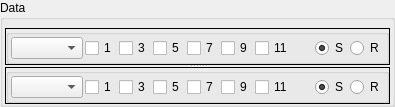
      <widget class="QGroupBox" name="groupBox_data">
       <property name="sizePolicy">
        <sizepolicy hsizetype="Preferred" vsizetype="Preferred">
         <horstretch>2</horstretch>
         <verstretch>0</verstretch>
        </sizepolicy>
       </property>
       <property name="title">
        <string>Data</string>
       </property>
       <layout class="QVBoxLayout" name="verticalLayout_4">
        <property name="spacing">
         <number>0</number>
        </property>
        <property name="leftMargin">
         <number>2</number>
        </property>
        <property name="topMargin">
         <number>0</number>
        </property>
        <property name="rightMargin">
         <number>2</number>
        </property>
        <property name="bottomMargin">
         <number>0</number>
        </property>
        <item>
         <layout class="QHBoxLayout" name="horizontalLayout_13">
          <property name="spacing">
           <number>6</number>
          </property>
          <property name="rightMargin">
           <number>6</number>
          </property>
          <item>
           <spacer name="horizontalSpacer_14">
            <property name="orientation">
             <enum>Qt::Horizontal</enum>
            </property>
            <property name="sizeHint" stdset="0">
             <size>
              <width>37</width>
              <height>0</height>
             </size>
            </property>
           </spacer>
          </item>
          <item>
           <widget class="QPushButton" name="pushButton_data_la">
            <property name="minimumSize">
             <size>
              <width>8</width>
              <height>8</height>
             </size>
            </property>
            <property name="maximumSize">
             <size>
              <width>8</width>
              <height>8</height>
             </size>
            </property>
            <property name="styleSheet">
             <string notr="true">#pushButton_data_la
{
background-color: transparent;
border-image: url(:/button/rc/la.svg);
background: none;
border: none;
background-repeat: none;
}

#pushButton_data_la:hover:!pressed
{
background-color: rgba(155, 230, 255, 160);
border: 1px solid blue;
/* border-style: inset; */
}

</string>
            </property>
            <property name="text">
             <string/>
            </property>
           </widget>
          </item>
          <item>
           <widget class="QPushButton" name="pushButton_data_ra">
            <property name="minimumSize">
             <size>
              <width>8</width>
              <height>8</height>
             </size>
            </property>
            <property name="maximumSize">
             <size>
              <width>8</width>
              <height>8</height>
             </size>
            </property>
            <property name="styleSheet">
             <string notr="true">#pushButton_data_ra
{
background-color: transparent;
border-image: url(:/button/rc/ra.svg);
background: none;
border: none;
background-repeat: none;
}

#pushButton_data_ra:hover:!pressed
{
background-color: rgba(155, 230, 255, 160);
border: 1px solid blue;
/* border-style: inset; */
}
</string>
            </property>
            <property name="text">
             <string/>
            </property>
           </widget>
          </item>
         </layout>
        </item>
        <item>
         <widget class="QStackedWidget" name="stackedWidget_data">
          <property name="currentIndex">
           <number>0</number>
          </property>
          <widget class="QWidget" name="page_data_data">
           <layout class="QVBoxLayout" name="verticalLayout_22">
            <property name="spacing">
             <number>0</number>
            </property>
            <property name="leftMargin">
             <number>0</number>
            </property>
            <property name="topMargin">
             <number>0</number>
            </property>
            <property name="rightMargin">
             <number>0</number>
            </property>
            <property name="bottomMargin">
             <number>0</number>
            </property>
            <item>
             <widget class="QSplitter" name="splitter_2">
              <property name="orientation">
               <enum>Qt::Vertical</enum>
              </property>
              <property name="handleWidth">
               <number>2</number>
              </property>
              <widget class="QFrame" name="F1">
               <property name="frameShape">
                <enum>QFrame::Box</enum>
               </property>
               <layout class="QVBoxLayout" name="verticalLayout_6">
                <property name="spacing">
                 <number>0</number>
                </property>
                <property name="leftMargin">
                 <number>0</number>
                </property>
                <property name="topMargin">
                 <number>0</number>
                </property>
                <property name="rightMargin">
                 <number>0</number>
                </property>
                <property name="bottomMargin">
                 <number>0</number>
                </property>
                <item>
                 <layout class="QVBoxLayout" name="verticalLayout_5">
                  <item>
                   <widget class="QFrame" name="plt1">
                    <property name="sizePolicy">
                     <sizepolicy hsizetype="Preferred" vsizetype="Preferred">
                      <horstretch>0</horstretch>
                      <verstretch>1</verstretch>
                     </sizepolicy>
                    </property>
                    <property name="frameShape">
                     <enum>QFrame::Box</enum>
                    </property>
                    <property name="frameShadow">
                     <enum>QFrame::Raised</enum>
                    </property>
                   </widget>
                  </item>
                  <item>
                   <widget class="QGroupBox" name="groupBox_4">
                    <property name="sizePolicy">
                     <sizepolicy hsizetype="Preferred" vsizetype="Fixed">
                      <horstretch>0</horstretch>
                      <verstretch>0</verstretch>
                     </sizepolicy>
                    </property>
                    <property name="title">
                     <string/>
                    </property>
                    <layout class="QHBoxLayout" name="horizontalLayout_2">
                     <property name="spacing">
                      <number>2</number>
                     </property>
                     <property name="leftMargin">
                      <number>2</number>
                     </property>
                     <property name="topMargin">
                      <number>2</number>
                     </property>
                     <property name="rightMargin">
                      <number>2</number>
                     </property>
                     <property name="bottomMargin">
                      <number>2</number>
                     </property>
                     <item>
                      <widget class="QComboBox" name="comboBox_plt1_choice">
                       <property name="sizePolicy">
                        <sizepolicy hsizetype="Preferred" vsizetype="Fixed">
                         <horstretch>0</horstretch>
                         <verstretch>0</verstretch>
                        </sizepolicy>
                       </property>
                       <property name="sizeAdjustPolicy">
                        <enum>QComboBox::AdjustToContents</enum>
                       </property>
                      </widget>
                     </item>
                     <item>
                      <widget class="QCheckBox" name="checkBox_plt1_h1">
                       <property name="text">
                        <string>1</string>
                       </property>
                      </widget>
                     </item>
                     <item>
                      <widget class="QCheckBox" name="checkBox_plt1_h3">
                       <property name="autoFillBackground">
                        <bool>false</bool>
                       </property>
                       <property name="text">
                        <string>3</string>
                       </property>
                      </widget>
                     </item>
                     <item>
                      <widget class="QCheckBox" name="checkBox_plt1_h5">
                       <property name="text">
                        <string>5</string>
                       </property>
                      </widget>
                     </item>
                     <item>
                      <widget class="QCheckBox" name="checkBox_plt1_h7">
                       <property name="text">
                        <string>7</string>
                       </property>
                      </widget>
                     </item>
                     <item>
                      <widget class="QCheckBox" name="checkBox_plt1_h9">
                       <property name="text">
                        <string>9</string>
                       </property>
                      </widget>
                     </item>
                     <item>
                      <widget class="QCheckBox" name="checkBox_plt1_h11">
                       <property name="text">
                        <string>11</string>
                       </property>
                      </widget>
                     </item>
                     <item>
                      <spacer name="horizontalSpacer_9">
                       <property name="orientation">
                        <enum>Qt::Horizontal</enum>
                       </property>
                       <property name="sizeType">
                        <enum>QSizePolicy::Maximum</enum>
                       </property>
                       <property name="sizeHint" stdset="0">
                        <size>
                         <width>20</width>
                         <height>20</height>
                        </size>
                       </property>
                      </spacer>
                     </item>
                     <item>
                      <widget class="QRadioButton" name="radioButton_plt1_samp">
                       <property name="text">
                        <string>S</string>
                       </property>
                       <property name="checked">
                        <bool>true</bool>
                       </property>
                      </widget>
                     </item>
                     <item>
                      <widget class="QRadioButton" name="radioButton_plt1_ref">
                       <property name="text">
                        <string>R</string>
                       </property>
                      </widget>
                     </item>
                     <item>
                      <spacer name="horizontalSpacer_7">
                       <property name="orientation">
                        <enum>Qt::Horizontal</enum>
                       </property>
                       <property name="sizeHint" stdset="0">
                        <size>
                         <width>0</width>
                         <height>0</height>
                        </size>
                       </property>
                      </spacer>
                     </item>
                    </layout>
                   </widget>
                  </item>
                 </layout>
                </item>
               </layout>
              </widget>
              <widget class="QFrame" name="F2">
               <property name="frameShape">
                <enum>QFrame::Box</enum>
               </property>
               <layout class="QVBoxLayout" name="verticalLayout_8">
                <property name="spacing">
                 <number>0</number>
                </property>
                <property name="leftMargin">
                 <number>0</number>
                </property>
                <property name="topMargin">
                 <number>0</number>
                </property>
                <property name="rightMargin">
                 <number>0</number>
                </property>
                <property name="bottomMargin">
                 <number>0</number>
                </property>
                <item>
                 <layout class="QVBoxLayout" name="verticalLayout_7">
                  <item>
                   <widget class="QFrame" name="plt2">
                    <property name="sizePolicy">
                     <sizepolicy hsizetype="Preferred" vsizetype="Preferred">
                      <horstretch>0</horstretch>
                      <verstretch>1</verstretch>
                     </sizepolicy>
                    </property>
                    <property name="frameShape">
                     <enum>QFrame::Box</enum>
                    </property>
                    <property name="frameShadow">
                     <enum>QFrame::Raised</enum>
                    </property>
                   </widget>
                  </item>
                  <item>
                   <widget class="QGroupBox" name="groupBox_5">
                    <property name="sizePolicy">
                     <sizepolicy hsizetype="Preferred" vsizetype="Fixed">
                      <horstretch>0</horstretch>
                      <verstretch>0</verstretch>
                     </sizepolicy>
                    </property>
                    <property name="title">
                     <string/>
                    </property>
                    <layout class="QHBoxLayout" name="horizontalLayout_3">
                     <property name="spacing">
                      <number>2</number>
                     </property>
                     <property name="leftMargin">
                      <number>2</number>
                     </property>
                     <property name="topMargin">
                      <number>2</number>
                     </property>
                     <property name="rightMargin">
                      <number>2</number>
                     </property>
                     <property name="bottomMargin">
                      <number>2</number>
                     </property>
                     <item>
                      <widget class="QComboBox" name="comboBox_plt2_choice">
                       <property name="sizeAdjustPolicy">
                        <enum>QComboBox::AdjustToContents</enum>
                       </property>
                      </widget>
                     </item>
                     <item>
                      <widget class="QCheckBox" name="checkBox_plt2_h1">
                       <property name="text">
                        <string>1</string>
                       </property>
                      </widget>
                     </item>
                     <item>
                      <widget class="QCheckBox" name="checkBox_plt2_h3">
                       <property name="text">
                        <string>3</string>
                       </property>
                      </widget>
                     </item>
                     <item>
                      <widget class="QCheckBox" name="checkBox_plt2_h5">
                       <property name="text">
                        <string>5</string>
                       </property>
                      </widget>
                     </item>
                     <item>
                      <widget class="QCheckBox" name="checkBox_plt2_h7">
                       <property name="text">
                        <string>7</string>
                       </property>
                      </widget>
                     </item>
                     <item>
                      <widget class="QCheckBox" name="checkBox_plt2_h9">
                       <property name="text">
                        <string>9</string>
                       </property>
                      </widget>
                     </item>
                     <item>
                      <widget class="QCheckBox" name="checkBox_plt2_h11">
                       <property name="text">
                        <string>11</string>
                       </property>
                      </widget>
                     </item>
                     <item>
                      <spacer name="horizontalSpacer_10">
                       <property name="orientation">
                        <enum>Qt::Horizontal</enum>
                       </property>
                       <property name="sizeType">
                        <enum>QSizePolicy::Maximum</enum>
                       </property>
                       <property name="sizeHint" stdset="0">
                        <size>
                         <width>20</width>
                         <height>20</height>
                        </size>
                       </property>
                      </spacer>
                     </item>
                     <item>
                      <widget class="QRadioButton" name="radioButton_plt2_samp">
                       <property name="text">
                        <string>S</string>
                       </property>
                       <property name="checked">
                        <bool>true</bool>
                       </property>
                      </widget>
                     </item>
                     <item>
                      <widget class="QRadioButton" name="radioButton_plt2_ref">
                       <property name="text">
                        <string>R</string>
                       </property>
                      </widget>
                     </item>
                     <item>
                      <spacer name="horizontalSpacer_8">
                       <property name="orientation">
                        <enum>Qt::Horizontal</enum>
                       </property>
                       <property name="sizeHint" stdset="0">
                        <size>
                         <width>0</width>
                         <height>0</height>
                        </size>
                       </property>
                      </spacer>
                     </item>
                    </layout>
                   </widget>
                  </item>
                 </layout>
                </item>
               </layout>
              </widget>
             </widget>
            </item>
           </layout>
          </widget>
          <widget class="QWidget" name="page_data_mechanics"/>
         </widget>
        </item>
       </layout>
      </widget>
